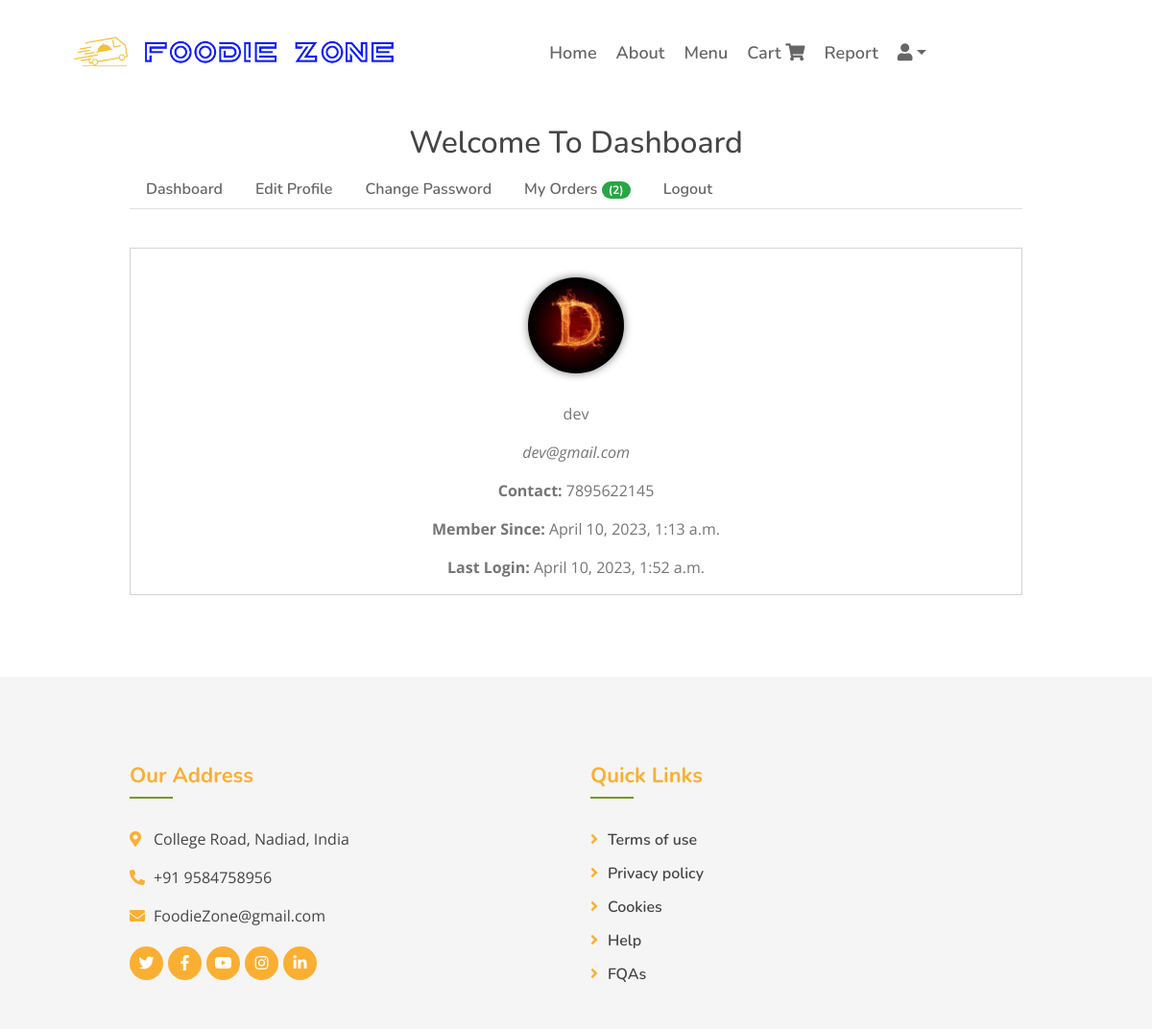
Screenshot of /dashboard2/ (signed in) with the database file from the repository.
### Foodie_Zone/models.py (models this page shows)
class Customer(models.Model):
    user = models.OneToOneField(User, on_delete=models.CASCADE)
    customer_id = models.CharField(max_length=10,primary_key=True)
    customer_name = models.CharField(max_length=50)
    address = models.CharField(max_length=250)
    mobile_no = models.IntegerField()
    profile_pic = models.ImageField(upload_to="customer",null=True)
    def __str__(self):
        return self.customer_name
    class Meta:
        verbose_name_plural ="Customer Table"

### Foodie_Zone/views.py (the view, shortened to what this page needs)
# urls.py: path('dashboard2/', views.dashboard2, name='dashboard2'),
def dashboard2(request):
    context={}
    login_user = get_object_or_404(User, id = request.user.id)
    profile = Customer.objects.get(user__id=request.user.id)
    context['profile'] = profile
    print(profile)
    order = Order.objects.filter(customer = profile)
    context['orders'] = order
    return render(request, 'dashboard2.html',context)

### template/dashboard2.html (shortened to what this page needs)
{% extends "base2.html" %}
{% block content %}
<section id="mu-contact" style="padding-top:100px;">
    <div class="container">
        <div class="row">
            <div class="col-md-12">
                <div class="mu-contact-area">
                    <div class="mu-heading-area text-center">
                        <h2 class="mu-heading-title" style="margin-top: 30px;">Welcome To Dashboard</h2>
                    </div>
                    <div class="mu-contact-content">
                        <ul class="nav nav-tabs">
                            <li class="nav-item">
                                <a href="#dash" class="nav-link" data-toggle="tab">Dashboard</a>
                            </li>
                            <li class="nav-item">
                                <a href="#edit" class="nav-link" data-toggle="tab">Edit Profile</a>
                            </li>
                            <li class="nav-item">
                                <a href="#cpass" class="nav-link" data-toggle="tab">Change Password</a>
                            </li>
                            <li class="nav-item">
                                <a href="#orders" class="nav-link" data-toggle="tab">My Orders
                                    <span class="badge badge-success badge-pill">({{orders|length}})</span>
                                </a>
                            </li>
                            <li class="nav-item">
                                <a href="{% url 'logout' %}" class="nav-link" >Logout</a>
                            </li>
                        </ul>
                        <div class="tab-content">
                            <div class="tab-pane container-fluid active" id="dash">
                                <div class="row">
                                    <div class="col-md-12 text-center dash-content">
                                        {% if profile.profile_pic %}
                                        <a href="/media/{{profile.profile_pic}}"><img src="/media/{{profile.profile_pic}}" alt="" class="pic"></a>
                                        {% else %}
                                        <span class='pic'>{{profile.user.first_name.0}}</span>
                                        {% endif %}
                                        <p>{{user.first_name}}</p>
                                        <p><em>{{user.email}}</em></p>
                                        <p><strong>Contact: </strong>{{profile.mobile_no}}</p>
                                        <p><strong>Member Since: </strong>{{user.date_joined}}</p>
                                        <p><strong>Last Login: </strong>{{user.last_login}}</p>
                                    </div>
                                </div>
                            </div>
                        </div>
                    </div>
                </div>
            </div>
        </div>
    </div>
</section>
{% endblock %}

### static/css/style.css (style rules this page uses)
body { color: #757575; background: #ffffff; font-family: 'open sans', sans-serif; }
h1, h2, h3, h4, h5, h6 { color: #454545; font-family: 'Nunito', sans-serif; }
a { font-family: 'Nunito', sans-serif; font-weight: 600; color: #fbaf32; transition: .3s; }
.container-fluid { max-width: 1366px; }

### template/dashboard2.html (style rules this page uses)
.nav-link { color:#666666 !important; }
.dash-content { border:1px solid lightgray; margin:40px 0px; }
.dash-content .pic { background-color: gray; color: white; display: inline-block; height: 100px;width: 100px; border-radius: 50%; margin: 30px 0px; font-size: 30px; text-align: center; line-height: 100px; box-shadow: 0px 0px 10px gray; }
.container { width: 80%; }

### rows the page displays
Customer: profile_pic (picture), mobile_no "7895622145"

### other values shown
{{ orders|length }} "2"
{{ user.first_name }} "dev"
{{ user.email }} "dev@gmail.com"
{{ user.date_joined }} "April 10, 2023, 1:13 a.m."
{{ user.last_login }} "April 10, 2023, 1:52 a.m."
